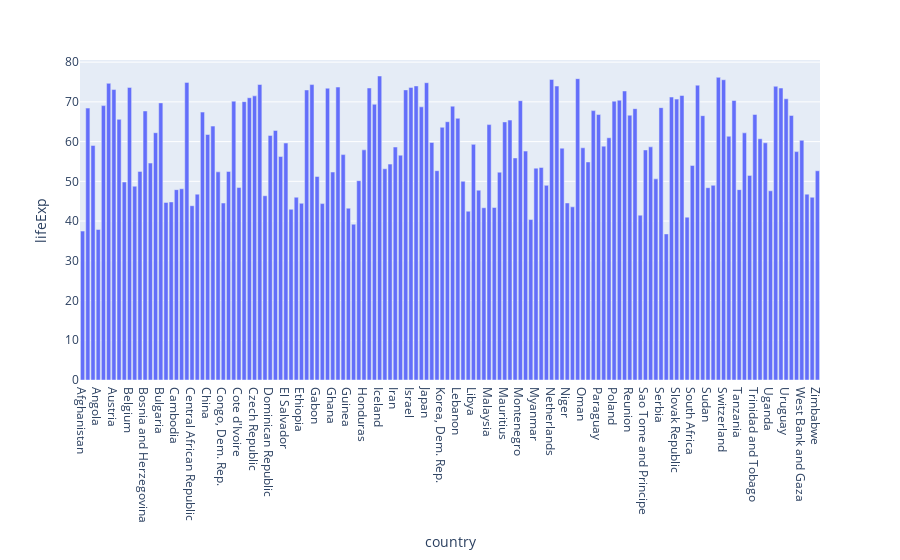

Notebook cell for this chart:
### Code cell
import plotly.express as px
df=px.data.gapminder()
df
#df.groupby(['lifeExp']).mean()
#d1=df.groupby("country")['lifeExp'].min()
#print(d1)
fig=px.bar(df.groupby("country")['lifeExp'].mean(),y="lifeExp")
#fig=px.density_contour(df.groupby("country")['lifeExp'].mean(),y="lifeExp")
#fig=px.bar(df.groupby("country")["pop"].mean(),y="pop")
#fig=px.bar(df[df["year"]==1952]["pop"],y="pop")
fig.show()

### Figure 1 — Plotly figure (JSON) as saved in the notebook; plotly's stock layout.template omitted (floating-point values rounded to 4 significant figures; data arrays with more than 128 entries replaced by an {"elided": "..."} marker saying what was removed)
{"data": [{"alignmentgroup": "True", "hovertemplate": "country=%{x}<br>lifeExp=%{y}<extra></extra>", "legendgroup": "", "marker": {"color": "#636efa", "pattern": {"shape": ""}}, "name": "", "offsetgroup": "", "orientation": "v", "showlegend": false, "textposition": "auto", "type": "bar", "x": {"elided": "142 str values"}, "xaxis": "x", "y": {"elided": "142 float values"}, "yaxis": "y"}], "layout": {"barmode": "relative", "legend": {"tracegroupgap": 0}, "margin": {"t": 60}, "xaxis": {"anchor": "y", "domain": [0, 1], "title": {"text": "country"}}, "yaxis": {"anchor": "x", "domain": [0, 1], "title": {"text": "lifeExp"}}}}
